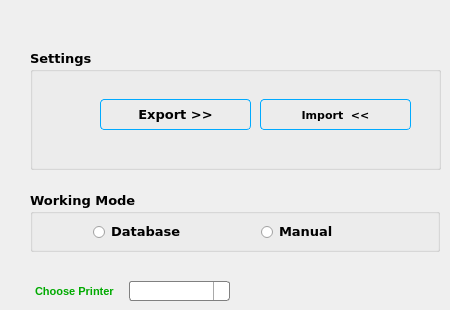
   <widget class="QWidget" name="generalPage">
    <widget class="QGroupBox" name="IEGB">
     <property name="geometry">
      <rect>
       <x>30</x>
       <y>49</y>
       <width>411</width>
       <height>121</height>
      </rect>
     </property>
     <property name="font">
      <font>
       <family>Verdana</family>
       <pointsize>10</pointsize>
       <weight>75</weight>
       <bold>true</bold>
      </font>
     </property>
     <property name="title">
      <string>Settings</string>
     </property>
     <widget class="QPushButton" name="importButton">
      <property name="geometry">
       <rect>
        <x>230</x>
        <y>50</y>
        <width>151</width>
        <height>31</height>
       </rect>
      </property>
      <property name="font">
       <font>
        <pointsize>8</pointsize>
        <weight>75</weight>
        <bold>true</bold>
       </font>
      </property>
      <property name="styleSheet">
       <string notr="true">QPushButton { 
border: 1px solid #00AAFF;
border-radius: 4px;
background-color: qlineargradient(x1: 0, y1: 0, x2: 0, y2: 1,
stop: 0 #f6f7fa, stop: 1 #dadbde);
min-width: 80px;
}

QPushButton:hover { border: 2px solid #33CC00;
color: rgb(255, 0, 0);}

QPushButton:pressed {
background-color: qlineargradient(x1: 0, y1: 0, x2: 0, y2: 1,
stop: 0 #dadbde, stop: 1 #f6f7fa);
}

QPushButton:flat {
border: none; /* no border for a flat push button */
}

QPushButton:default {
border-color: navy; /* make the default button prominent */
}</string>
      </property>
      <property name="text">
       <string>Import  &lt;&lt;</string>
      </property>
      <property name="iconSize">
       <size>
        <width>25</width>
        <height>25</height>
       </size>
      </property>
     </widget>
     <widget class="QPushButton" name="exportButton">
      <property name="geometry">
       <rect>
        <x>70</x>
        <y>50</y>
        <width>151</width>
        <height>31</height>
       </rect>
      </property>
      <property name="font">
       <font>
        <weight>75</weight>
        <bold>true</bold>
        <kerning>true</kerning>
       </font>
      </property>
      <property name="styleSheet">
       <string notr="true">QPushButton { 
border: 1px solid #00AAFF;
border-radius: 4px;
background-color: qlineargradient(x1: 0, y1: 0, x2: 0, y2: 1,
stop: 0 #f6f7fa, stop: 1 #dadbde);
min-width: 80px;
}

QPushButton:hover { border: 2px solid #33CC00;
color: rgb(255, 0, 0);}

QPushButton:pressed {
background-color: qlineargradient(x1: 0, y1: 0, x2: 0, y2: 1,
stop: 0 #dadbde, stop: 1 #f6f7fa);
}

QPushButton:flat {
border: none; /* no border for a flat push button */
}

QPushButton:default {
border-color: navy; /* make the default button prominent */
}</string>
      </property>
      <property name="text">
       <string>Export &gt;&gt;</string>
      </property>
      <property name="iconSize">
       <size>
        <width>25</width>
        <height>25</height>
       </size>
      </property>
     </widget>
     <widget class="QLabel" name="label_17">
      <property name="geometry">
       <rect>
        <x>10</x>
        <y>50</y>
        <width>31</width>
        <height>16</height>
       </rect>
      </property>
      <property name="styleSheet">
       <string notr="true">background-image: url(:/images/RegEdit-Blue.png);</string>
      </property>
      <property name="text">
       <string>&lt;!DOCTYPE HTML PUBLIC &quot;-//W3C//DTD HTML 4.0//EN&quot; &quot;http://www.w3.org/TR/REC-html40/strict.dtd&quot;&gt;
&lt;html&gt;&lt;head&gt;&lt;meta name=&quot;qrichtext&quot; content=&quot;1&quot; /&gt;&lt;style type=&quot;text/css&quot;&gt;
p, li { white-space: pre-wrap; }
&lt;/style&gt;&lt;/head&gt;&lt;body style=&quot; font-family:'MS Shell Dlg 2'; font-size:8.25pt; font-weight:400; font-style:normal;&quot;&gt;
&lt;p style=&quot;-qt-paragraph-type:empty; margin-top:0px; margin-bottom:0px; margin-left:0px; margin-right:0px; -qt-block-indent:0; text-indent:0px; font-size:8pt;&quot;&gt;&lt;/p&gt;&lt;/body&gt;&lt;/html&gt;</string>
      </property>
      <property name="buddy">
       <cstring>exportButton</cstring>
      </property>
     </widget>
     <widget class="QLabel" name="label">
      <property name="geometry">
       <rect>
        <x>0</x>
        <y>30</y>
        <width>64</width>
        <height>64</height>
       </rect>
      </property>
      <property name="styleSheet">
       <string notr="true">background-image: url(:/images/reg file.png);</string>
      </property>
      <property name="text">
       <string>&lt;!DOCTYPE HTML PUBLIC &quot;-//W3C//DTD HTML 4.0//EN&quot; &quot;http://www.w3.org/TR/REC-html40/strict.dtd&quot;&gt;
&lt;html&gt;&lt;head&gt;&lt;meta name=&quot;qrichtext&quot; content=&quot;1&quot; /&gt;&lt;style type=&quot;text/css&quot;&gt;
p, li { white-space: pre-wrap; }
&lt;/style&gt;&lt;/head&gt;&lt;body style=&quot; font-family:'MS Shell Dlg 2'; font-size:8.25pt; font-weight:400; font-style:normal;&quot;&gt;
&lt;p style=&quot; margin-top:0px; margin-bottom:0px; margin-left:0px; margin-right:0px; -qt-block-indent:0; text-indent:0px;&quot;&gt;&lt;img src=&quot;:/Images/reg file.png&quot; /&gt;&lt;/p&gt;&lt;/body&gt;&lt;/html&gt;</string>
      </property>
     </widget>
    </widget>
    <widget class="QGroupBox" name="modeGB">
     <property name="geometry">
      <rect>
       <x>30</x>
       <y>191</y>
       <width>410</width>
       <height>61</height>
      </rect>
     </property>
     <property name="font">
      <font>
       <family>Verdana</family>
       <pointsize>10</pointsize>
       <weight>75</weight>
       <bold>true</bold>
      </font>
     </property>
     <property name="title">
      <string>Working Mode</string>
     </property>
     <property name="flat">
      <bool>false</bool>
     </property>
     <property name="checkable">
      <bool>false</bool>
     </property>
     <widget class="QRadioButton" name="databaseRB">
      <property name="geometry">
       <rect>
        <x>62</x>
        <y>30</y>
        <width>121</width>
        <height>20</height>
       </rect>
      </property>
      <property name="font">
       <font>
        <weight>75</weight>
        <bold>true</bold>
       </font>
      </property>
      <property name="styleSheet">
       <string notr="true">QRadioButton::indicator {
     width: 13px;
     height: 13px;
 }

 QRadioButton::indicator::unchecked {
     image: url(:/Images/radiobutton_unchecked.png);
 }

 QRadioButton::indicator:unchecked:hover {
     image: url(:/Images/radiobutton_unchecked_hover.png);
 }

 QRadioButton::indicator:unchecked:pressed {
     image: url(:/Images/radiobutton_unchecked_pressed.png);
 }

 QRadioButton::indicator::checked {
     image: url(:/Images/radiobutton_checked.png);
 }

 QRadioButton::indicator:checked:hover {
     image: url(:/Images/radiobutton_checked_hover.png);
 }

 QRadioButton::indicator:checked:pressed {
     image: url(:/Images/radiobutton_checked_pressed.png);
 }</string>
      </property>
      <property name="text">
       <string>Database</string>
      </property>
     </widget>
     <widget class="QRadioButton" name="manualRB">
      <property name="geometry">
       <rect>
        <x>230</x>
        <y>30</y>
        <width>131</width>
        <height>21</height>
       </rect>
      </property>
      <property name="font">
       <font>
        <weight>75</weight>
        <bold>true</bold>
       </font>
      </property>
      <property name="styleSheet">
       <string notr="true">QRadioButton::indicator {
     width: 13px;
     height: 13px;
 }

 QRadioButton::indicator::unchecked {
     image: url(:/Images/radiobutton_unchecked.png);
 }

 QRadioButton::indicator:unchecked:hover {
     image: url(:/Images/radiobutton_unchecked_hover.png);
 }

 QRadioButton::indicator:unchecked:pressed {
     image: url(:/Images/radiobutton_unchecked_pressed.png);
 }

 QRadioButton::indicator::checked {
     image: url(:/Images/radiobutton_checked.png);
 }

 QRadioButton::indicator:checked:hover {
     image: url(:/Images/radiobutton_checked_hover.png);
 }

 QRadioButton::indicator:checked:pressed {
     image: url(:/Images/radiobutton_checked_pressed.png);
 }</string>
      </property>
      <property name="text">
       <string>Manual</string>
      </property>
     </widget>
    </widget>
    <widget class="QLabel" name="label_12">
     <property name="geometry">
      <rect>
       <x>35</x>
       <y>285</y>
       <width>83</width>
       <height>13</height>
      </rect>
     </property>
     <property name="font">
      <font>
       <weight>75</weight>
       <bold>true</bold>
      </font>
     </property>
     <property name="text">
      <string>&lt;!DOCTYPE HTML PUBLIC &quot;-//W3C//DTD HTML 4.0//EN&quot; &quot;http://www.w3.org/TR/REC-html40/strict.dtd&quot;&gt;
&lt;html&gt;&lt;head&gt;&lt;meta name=&quot;qrichtext&quot; content=&quot;1&quot; /&gt;&lt;style type=&quot;text/css&quot;&gt;
p, li { white-space: pre-wrap; }
&lt;/style&gt;&lt;/head&gt;&lt;body style=&quot; font-family:'MS Shell Dlg 2'; font-size:8.25pt; font-weight:600; font-style:normal;&quot;&gt;
&lt;p style=&quot; margin-top:0px; margin-bottom:0px; margin-left:0px; margin-right:0px; -qt-block-indent:0; text-indent:0px;&quot;&gt;&lt;span style=&quot; font-size:8pt; color:#00aa00;&quot;&gt;Choose Printer&lt;/span&gt;&lt;/p&gt;&lt;/body&gt;&lt;/html&gt;</string>
     </property>
    </widget>
    <widget class="QComboBox" name="printersCombo">
     <property name="geometry">
      <rect>
       <x>129</x>
       <y>281</y>
       <width>119</width>
       <height>20</height>
      </rect>
     </property>
     <property name="minimumSize">
      <size>
       <width>101</width>
       <height>20</height>
      </size>
     </property>
     <property name="styleSheet">
      <string notr="true"> QComboBox {
     border: 1px solid gray;
     border-radius: 3px;
     padding: 1px 18px 1px 3px;
     min-width: 6em;
 }

 QComboBox:editable {
     background: white;
 }

 QComboBox:!editable, QComboBox::drop-down:editable {
      background: qlineargradient(x1: 0, y1: 0, x2: 0, y2: 1,
                                  stop: 0 #E1E1E1, stop: 0.4 #DDDDDD,
                                  stop: 0.5 #D8D8D8, stop: 1.0 #D3D3D3);
 }

 /* QComboBox gets the &quot;on&quot; state when the popup is open */
 QComboBox:!editable:on, QComboBox::drop-down:editable:on {
     background: qlineargradient(x1: 0, y1: 0, x2: 0, y2: 1,
                                 stop: 0 #D3D3D3, stop: 0.4 #D8D8D8,
                                 stop: 0.5 #DDDDDD, stop: 1.0 #E1E1E1);
 }

 QComboBox:on { /* shift the text when the popup opens */
     padding-top: 3px;
     padding-left: 4px;
 }

 QComboBox::drop-down {
     subcontrol-origin: padding;
     subcontrol-position: top right;
     width: 15px;

     border-left-width: 1px;
     border-left-color: darkgray;
     border-left-style: solid; /* just a single line */
     border-top-right-radius: 3px; /* same radius as the QComboBox */
     border-bottom-right-radius: 3px;
 }

 QComboBox::down-arrow {
     image: url(:/Images/down_arrow.png);
 }

 QComboBox::down-arrow:on { /* shift the arrow when popup is open */
     top: 1px;
     left: 1px;
 }</string>
     </property>
     <property name="currentIndex">
      <number>-1</number>
     </property>
     <property name="maxCount">
      <number>18</number>
     </property>
     <property name="sizeAdjustPolicy">
      <enum>QComboBox::AdjustToContents</enum>
     </property>
     <property name="minimumContentsLength">
      <number>1</number>
     </property>
    </widget>
   </widget>
